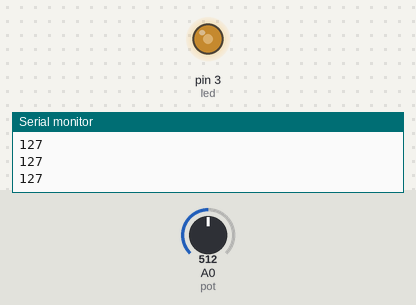
A sketch run on a simulated Arduino Uno, built with avr-gcc and run on an emulated ATmega328P. Parts: output pins drawn as LEDs (lit = HIGH), the last lines printed to the serial monitor. Inputs (shaded band) come from the test bench; at power-on: A0 (pot) = 512.

Above: at 1.2 s.
1.3 s: A0 (pot) set to 716
At 2.3 s:
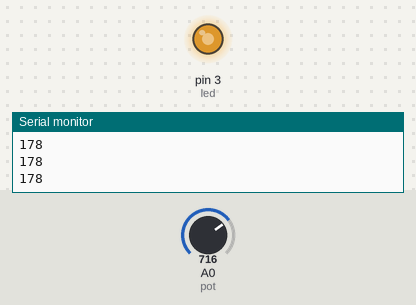
2.8 s: A0 (pot) set to 900
At 3.6 s:
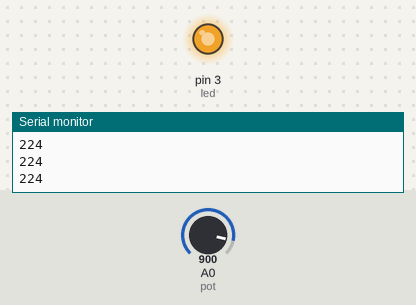
4.3 s: A0 (pot) set to 122
At 4.6 s:
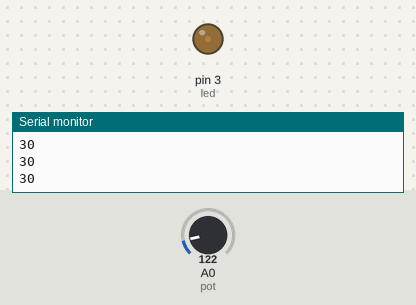
5.8 s: A0 (pot) set to 0
At 7.0 s:
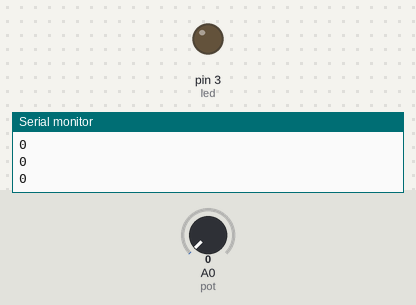
7.3 s: A0 (pot) set to 511
At 8.1 s:
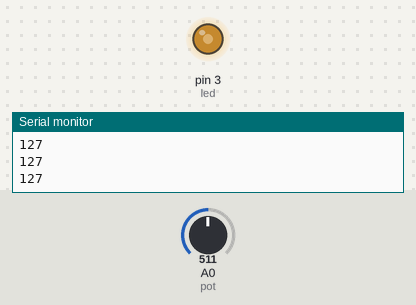
Timing chart, 0 to 9.8 s (numbered marks = the images above; inputs shaded):
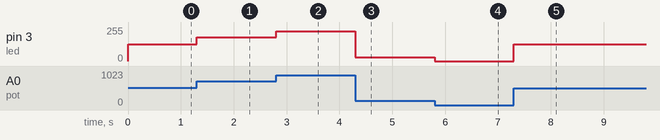

Measured:
- after the input at 1.3 s, pin 3 (led): 127/255 → 178/255 at once
- after the input at 2.8 s, pin 3 (led): 178/255 → 224/255 at once
- after the input at 4.3 s, pin 3 (led): 224/255 → 30/255 at once
- after the input at 5.8 s, pin 3 (led): 30/255 → 0/255 at once
- after the input at 7.3 s, pin 3 (led): 0/255 → 127/255 at once

The sketch:

Potenciometro.ino
```cpp
int led = 3;
int brillo;
int pot = 0;

void setup(){
  pinMode(led, OUTPUT);
  Serial.begin(9600);
}

void loop(){
  brillo = (int)(((float)(analogRead(pot)/1024.0))*255);
  analogWrite(led, brillo);
  Serial.println(brillo);
}
```
